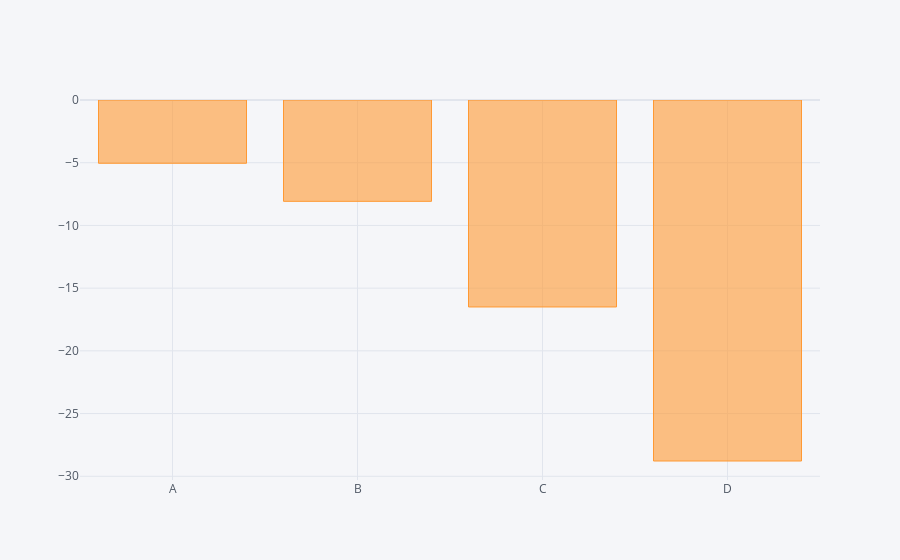

The cell this chart's notebook holds for it:
### Code cell
#to call a aggregate or a group by function on a dataset, use df.func().iplot()
df.sum().iplot(kind='bar')

### Figure 1 — Plotly figure (JSON) as saved in the notebook; plotly's stock layout.template omitted (floating-point values rounded to 4 significant figures)
{"data": [{"marker": {"color": "rgba(255, 153, 51, 0.6)", "line": {"color": "rgba(255, 153, 51, 1.0)", "width": 1}}, "name": "None", "orientation": "v", "text": "", "type": "bar", "x": ["A", "B", "C", "D"], "y": [-5.045, -8.08, -16.5, -28.78]}], "layout": {"legend": {"bgcolor": "#F5F6F9", "font": {"color": "#4D5663"}}, "paper_bgcolor": "#F5F6F9", "plot_bgcolor": "#F5F6F9", "title": {"font": {"color": "#4D5663"}}, "xaxis": {"gridcolor": "#E1E5ED", "showgrid": true, "tickfont": {"color": "#4D5663"}, "title": {"font": {"color": "#4D5663"}, "text": ""}, "zerolinecolor": "#E1E5ED"}, "yaxis": {"gridcolor": "#E1E5ED", "showgrid": true, "tickfont": {"color": "#4D5663"}, "title": {"font": {"color": "#4D5663"}, "text": ""}, "zerolinecolor": "#E1E5ED"}}}
